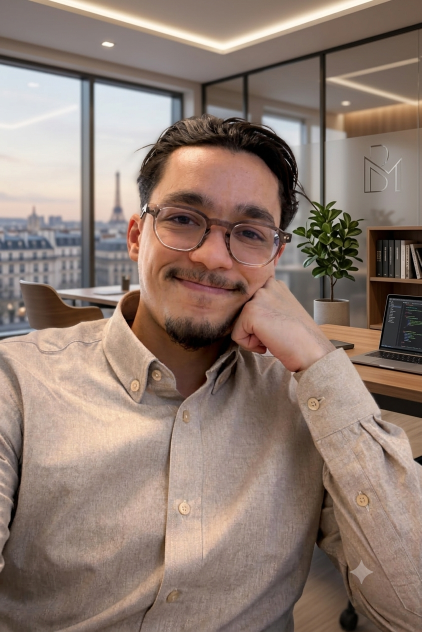
#> input picture src/assets/img/real.png, 843 x 1264 px (shown at 1/2 size)
$ python prepare_assets.py
#> lines starting #> are read from the running program, lines starting #| are printed output that depends on the picture
"""Regenerates derived image assets.

Run from the repo root:  python3 scripts/prepare_assets.py

Sources live in src/assets/img/ and are committed. Everything this script
writes is derived, so it can always be rebuilt from those sources.
"""
from PIL import Image, ImageDraw, ImageFont
import pathlib

ROOT = pathlib.Path(__file__).resolve().parent.parent
IMG = ROOT / "src" / "assets" / "img"
PUB = ROOT / "public"

# Candidate system fonts, tried in order. The OG card renders text when one
# is found and falls back to a portrait-only card when none is, so this
# script works on Windows, macOS and Linux without extra dependencies.
FONT_CANDIDATES = {
    "bold": [
        "/mnt/c/Windows/Fonts/segoeuib.ttf",
        "/mnt/c/Windows/Fonts/arialbd.ttf",
        "C:/Windows/Fonts/segoeuib.ttf",
        "/System/Library/Fonts/Supplemental/Arial Bold.ttf",
        "/usr/share/fonts/truetype/dejavu/DejaVuSans-Bold.ttf",
    ],
    "regular": [
        "/mnt/c/Windows/Fonts/segoeui.ttf",
        "/mnt/c/Windows/Fonts/arial.ttf",
        "C:/Windows/Fonts/segoeui.ttf",
        "/System/Library/Fonts/Supplemental/Arial.ttf",
        "/usr/share/fonts/truetype/dejavu/DejaVuSans.ttf",
    ],
}


# [7 lines left out: function load_font, not called in this run]


# Head-and-shoulders box inside real.png. The bottom edge sits well above the
# generator's sparkle watermark at roughly (722, 1138), so the watermark is
# removed by framing rather than by patching pixels.
HERO_CROP = (100, 180, 730, 810)


def hero():
    """Real photograph, cropped square for the circular hero.

    Rendered at 210px on desktop and 240px on mobile, so 640px covers 2x
    displays. The frame keeps the Eiffel Tower visible on the left, which
    quietly supports the "Based in Paris" line beneath it.
    """
    im = Image.open(IMG / "real.png").convert("RGB").crop(HERO_CROP)
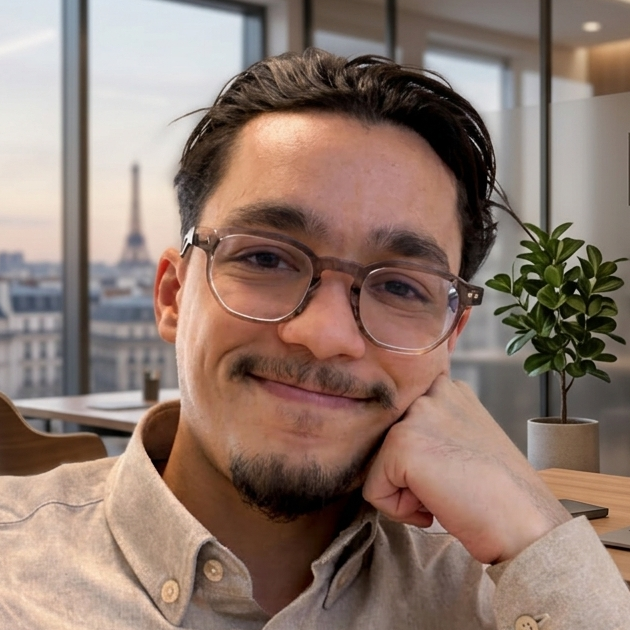
#> im: PIL image 630x630 RGB; mean R, G, B 142.9, 121.1, 110
    im = im.resize((640, 640), Image.LANCZOS)
#> im: PIL image 640x640 RGB
    out = IMG / "hero.jpg"
    im.save(out, "JPEG", quality=84, optimize=True, progressive=True)
    print(f"hero.jpg          {out.stat().st_size // 1024:>4} KB  {im.size}")
#| hero.jpg            62 KB  (640, 640)


def square_face(src, size, zoom=1.0, top_bias=0.06):
    """Crop a square from the upper portion, where a portrait's face sits.

    `zoom` > 1 tightens the crop toward the head. The source artwork includes
    a firearm in the lower torso, so anything showing the body must be cropped
    tightly enough to exclude it — this is a hiring page.
    """
#> (the run stopped early here; a loop or call above may not have finished)

$ run again, with src/assets/img/3Dmebetter.png copied over src/assets/img/real.png
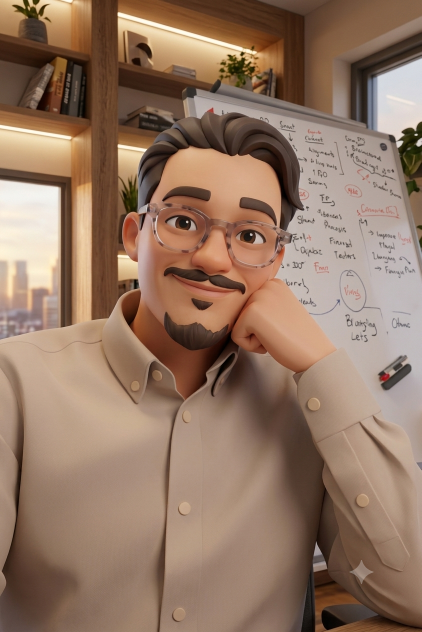
#> input picture src/assets/img/3Dmebetter.png, 843 x 1264 px (shown at 1/2 size)
#> in hero, `im = Image.open(IMG / "real.png").convert("RGB").crop(HERO_CROP)`:
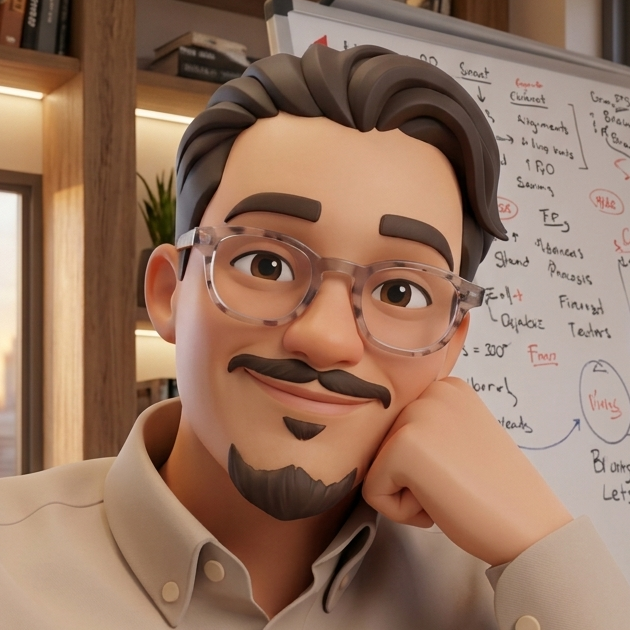
#> im: PIL image 630x630 RGB; mean R, G, B 149.8, 116.8, 96.6
#| hero.jpg            55 KB  (640, 640)

$ run again, with src/assets/img/3dme.png copied over src/assets/img/real.png
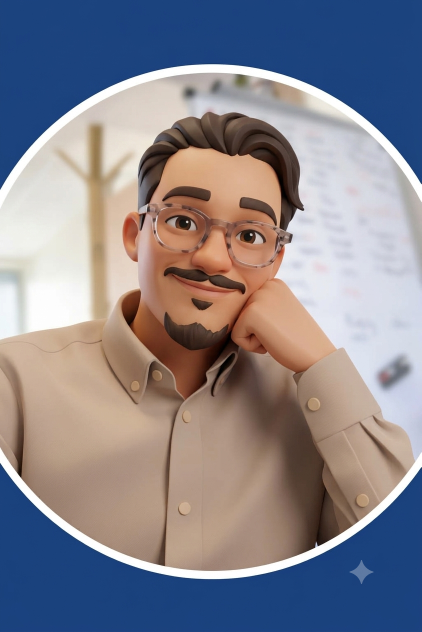
#> input picture src/assets/img/3dme.png, 843 x 1264 px (shown at 1/2 size)
#> in hero, `im = Image.open(IMG / "real.png").convert("RGB").crop(HERO_CROP)`:
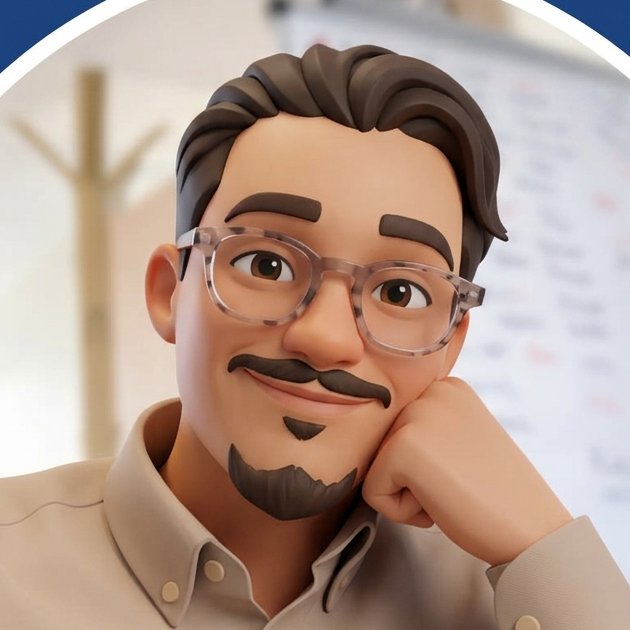
#> im: PIL image 630x630 RGB; mean R, G, B 176.4, 152.3, 138.9
#| hero.jpg            45 KB  (640, 640)

$ run again, with src/assets/img/aboutmepage.png copied over src/assets/img/real.png
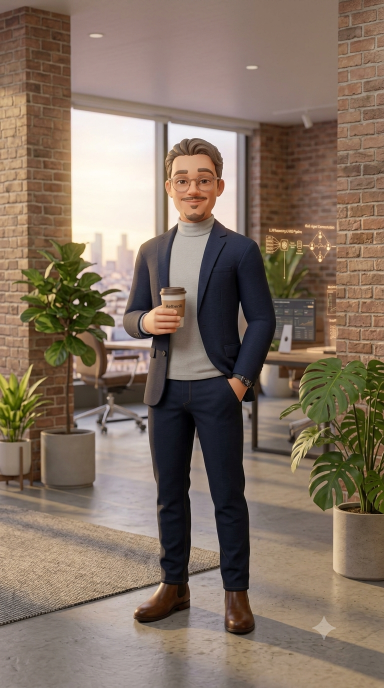
#> input picture src/assets/img/aboutmepage.png, 768 x 1376 px (shown at 1/2 size)
#> in hero, `im = Image.open(IMG / "real.png").convert("RGB").crop(HERO_CROP)`:
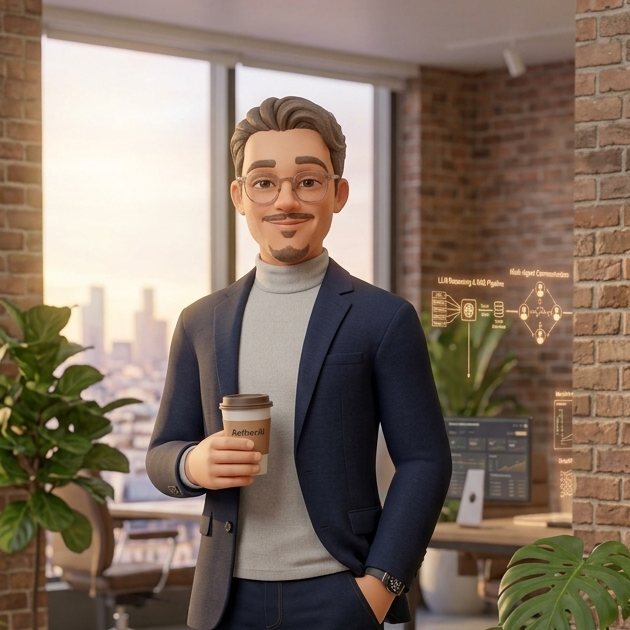
#> im: PIL image 630x630 RGB; mean R, G, B 131.4, 114.2, 100.1
#| hero.jpg            61 KB  (640, 640)
